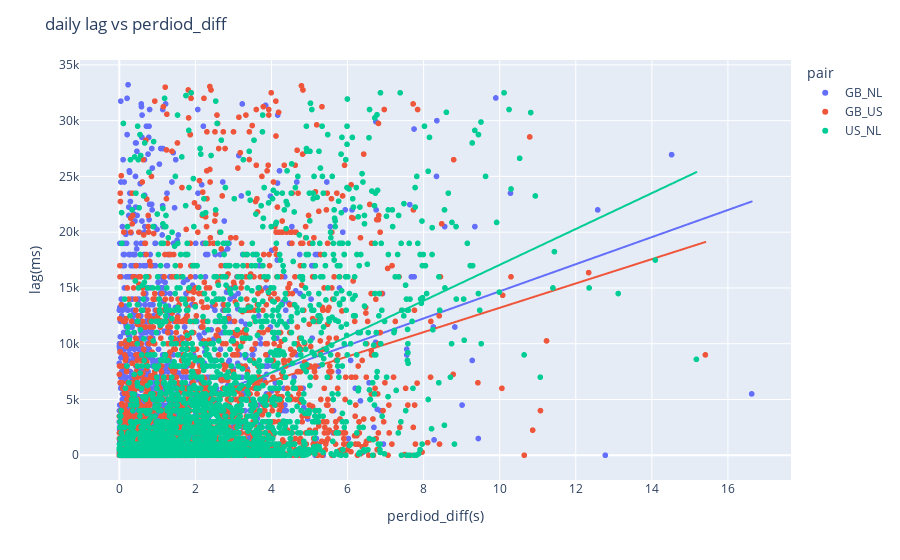

The code cell stored with this chart in its notebook:
### Code cell
plot_lag_vs_perdiod(lags_price,liquidity_data,period="perdiod_diff",distinguish_markets=True)

### Figure 1 — Plotly figure (JSON) as saved in the notebook; plotly's stock layout.template omitted (floating-point values rounded to 4 significant figures; data arrays with more than 128 entries replaced by an {"elided": "..."} marker saying what was removed)
{"data": [{"hovertemplate": "pair=GB_NL<br>perdiod_diff=%{x}<br>lag=%{y}<extra></extra>", "legendgroup": "GB_NL", "marker": {"color": "#636efa", "symbol": "circle"}, "mode": "markers", "name": "GB_NL", "showlegend": true, "type": "scattergl", "x": {"elided": "2790 float values"}, "xaxis": "x", "y": {"elided": "2790 int values"}, "yaxis": "y"}, {"hovertemplate": "<b>OLS trendline</b><br>lag = 1215.14 * perdiod_diff + 2546.95<br>R<sup>2</sup>=0.075131<br><br>pair=GB_NL<br>perdiod_diff=%{x}<br>lag=%{y} <b>(trend)</b><extra></extra>", "legendgroup": "GB_NL", "marker": {"color": "#636efa", "symbol": "circle"}, "mode": "lines", "name": "GB_NL", "showlegend": false, "type": "scattergl", "x": {"elided": "2790 float values"}, "xaxis": "x", "y": {"elided": "2790 float values"}, "yaxis": "y"}, {"hovertemplate": "pair=GB_US<br>perdiod_diff=%{x}<br>lag=%{y}<extra></extra>", "legendgroup": "GB_US", "marker": {"color": "#EF553B", "symbol": "circle"}, "mode": "markers", "name": "GB_US", "showlegend": true, "type": "scattergl", "x": {"elided": "2739 float values"}, "xaxis": "x", "y": {"elided": "2739 int values"}, "yaxis": "y"}, {"hovertemplate": "<b>OLS trendline</b><br>lag = 1091.12 * perdiod_diff + 2308.69<br>R<sup>2</sup>=0.089203<br><br>pair=GB_US<br>perdiod_diff=%{x}<br>lag=%{y} <b>(trend)</b><extra></extra>", "legendgroup": "GB_US", "marker": {"color": "#EF553B", "symbol": "circle"}, "mode": "lines", "name": "GB_US", "showlegend": false, "type": "scattergl", "x": {"elided": "2739 float values"}, "xaxis": "x", "y": {"elided": "2739 float values"}, "yaxis": "y"}, {"hovertemplate": "pair=US_NL<br>perdiod_diff=%{x}<br>lag=%{y}<extra></extra>", "legendgroup": "US_NL", "marker": {"color": "#00cc96", "symbol": "circle"}, "mode": "markers", "name": "US_NL", "showlegend": true, "type": "scattergl", "x": {"elided": "2696 float values"}, "xaxis": "x", "y": {"elided": "2696 int values"}, "yaxis": "y"}, {"hovertemplate": "<b>OLS trendline</b><br>lag = 1607.64 * perdiod_diff + 993.651<br>R<sup>2</sup>=0.216999<br><br>pair=US_NL<br>perdiod_diff=%{x}<br>lag=%{y} <b>(trend)</b><extra></extra>", "legendgroup": "US_NL", "marker": {"color": "#00cc96", "symbol": "circle"}, "mode": "lines", "name": "US_NL", "showlegend": false, "type": "scattergl", "x": {"elided": "2696 float values"}, "xaxis": "x", "y": {"elided": "2696 float values"}, "yaxis": "y"}], "layout": {"legend": {"title": {"text": "pair"}, "tracegroupgap": 0}, "margin": {"t": 60}, "title": {"text": "daily lag vs perdiod_diff"}, "xaxis": {"anchor": "y", "domain": [0, 1], "title": {"text": "perdiod_diff(s)"}}, "yaxis": {"anchor": "x", "domain": [0, 1], "title": {"text": "lag(ms)"}}}}
